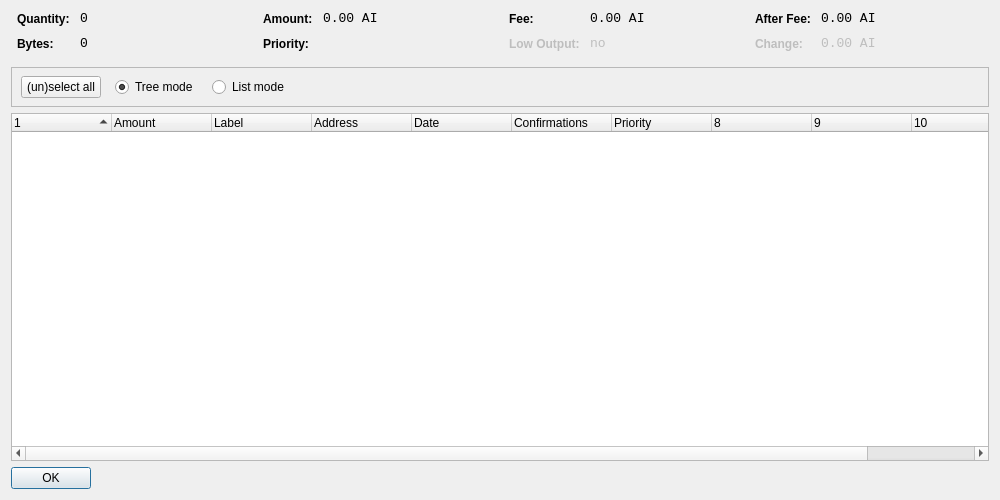
<?xml version="1.0" encoding="UTF-8"?>
<ui version="4.0">
 <class>CoinControlDialog</class>
 <widget class="QDialog" name="CoinControlDialog">
  <property name="geometry">
   <rect>
    <x>0</x>
    <y>0</y>
    <width>1000</width>
    <height>500</height>
   </rect>
  </property>
  <property name="windowTitle">
   <string>Coin Control</string>
  </property>
  <layout class="QVBoxLayout" name="verticalLayout">
   <item>
    <layout class="QHBoxLayout" name="horizontalLayoutTop" stretch="0,0,0,0">
     <property name="topMargin">
      <number>0</number>
     </property>
     <property name="bottomMargin">
      <number>10</number>
     </property>
     <item>
      <layout class="QFormLayout" name="formLayoutCoinControl1">
       <property name="horizontalSpacing">
        <number>10</number>
       </property>
       <property name="verticalSpacing">
        <number>10</number>
       </property>
       <property name="leftMargin">
        <number>6</number>
       </property>
       <property name="rightMargin">
        <number>6</number>
       </property>
       <item row="0" column="0">
        <widget class="QLabel" name="labelCoinControlQuantityText">
         <property name="styleSheet">
          <string notr="true">font-weight:bold;</string>
         </property>
         <property name="text">
          <string>Quantity:</string>
         </property>
        </widget>
       </item>
       <item row="0" column="1">
        <widget class="QLabel" name="labelCoinControlQuantity">
         <property name="font">
          <font>
           <family>Monospace</family>
           <pointsize>10</pointsize>
          </font>
         </property>
         <property name="cursor">
          <cursorShape>IBeamCursor</cursorShape>
         </property>
         <property name="contextMenuPolicy">
          <enum>Qt::ActionsContextMenu</enum>
         </property>
         <property name="text">
          <string notr="true">0</string>
         </property>
         <property name="textInteractionFlags">
          <set>Qt::LinksAccessibleByMouse|Qt::TextSelectableByKeyboard|Qt::TextSelectableByMouse</set>
         </property>
        </widget>
       </item>
       <item row="1" column="0">
        <widget class="QLabel" name="labelCoinControlBytesText">
         <property name="styleSheet">
          <string notr="true">font-weight:bold;</string>
         </property>
         <property name="text">
          <string>Bytes:</string>
         </property>
        </widget>
       </item>
       <item row="1" column="1">
        <widget class="QLabel" name="labelCoinControlBytes">
         <property name="font">
          <font>
           <family>Monospace</family>
           <pointsize>10</pointsize>
          </font>
         </property>
         <property name="cursor">
          <cursorShape>IBeamCursor</cursorShape>
         </property>
         <property name="contextMenuPolicy">
          <enum>Qt::ActionsContextMenu</enum>
         </property>
         <property name="text">
          <string notr="true">0</string>
         </property>
         <property name="textInteractionFlags">
          <set>Qt::LinksAccessibleByMouse|Qt::TextSelectableByKeyboard|Qt::TextSelectableByMouse</set>
         </property>
        </widget>
       </item>
      </layout>
     </item>
     <item>
      <layout class="QFormLayout" name="formLayoutCoinControl2">
       <property name="horizontalSpacing">
        <number>10</number>
       </property>
       <property name="verticalSpacing">
        <number>10</number>
       </property>
       <property name="leftMargin">
        <number>6</number>
       </property>
       <property name="rightMargin">
        <number>6</number>
       </property>
       <item row="0" column="0">
        <widget class="QLabel" name="labelCoinControlAmountText">
         <property name="styleSheet">
          <string notr="true">font-weight:bold;</string>
         </property>
         <property name="text">
          <string>Amount:</string>
         </property>
        </widget>
       </item>
       <item row="0" column="1">
        <widget class="QLabel" name="labelCoinControlAmount">
         <property name="font">
          <font>
           <family>Monospace</family>
           <pointsize>10</pointsize>
          </font>
         </property>
         <property name="cursor">
          <cursorShape>IBeamCursor</cursorShape>
         </property>
         <property name="contextMenuPolicy">
          <enum>Qt::ActionsContextMenu</enum>
         </property>
         <property name="text">
          <string notr="true">0.00 AI</string>
         </property>
         <property name="textInteractionFlags">
          <set>Qt::LinksAccessibleByMouse|Qt::TextSelectableByKeyboard|Qt::TextSelectableByMouse</set>
         </property>
        </widget>
       </item>
       <item row="1" column="0">
        <widget class="QLabel" name="labelCoinControlPriorityText">
         <property name="styleSheet">
          <string notr="true">font-weight:bold;</string>
         </property>
         <property name="text">
          <string>Priority:</string>
         </property>
        </widget>
       </item>
       <item row="1" column="1">
        <widget class="QLabel" name="labelCoinControlPriority">
         <property name="font">
          <font>
           <family>Monospace</family>
           <pointsize>10</pointsize>
          </font>
         </property>
         <property name="cursor">
          <cursorShape>IBeamCursor</cursorShape>
         </property>
         <property name="contextMenuPolicy">
          <enum>Qt::ActionsContextMenu</enum>
         </property>
         <property name="text">
          <string/>
         </property>
         <property name="textInteractionFlags">
          <set>Qt::LinksAccessibleByMouse|Qt::TextSelectableByKeyboard|Qt::TextSelectableByMouse</set>
         </property>
        </widget>
       </item>
      </layout>
     </item>
     <item>
      <layout class="QFormLayout" name="formLayoutCoinControl3">
       <property name="horizontalSpacing">
        <number>10</number>
       </property>
       <property name="verticalSpacing">
        <number>10</number>
       </property>
       <property name="leftMargin">
        <number>6</number>
       </property>
       <property name="rightMargin">
        <number>6</number>
       </property>
       <item row="0" column="0">
        <widget class="QLabel" name="labelCoinControlFeeText">
         <property name="styleSheet">
          <string notr="true">font-weight:bold;</string>
         </property>
         <property name="text">
          <string>Fee:</string>
         </property>
        </widget>
       </item>
       <item row="0" column="1">
        <widget class="QLabel" name="labelCoinControlFee">
         <property name="font">
          <font>
           <family>Monospace</family>
           <pointsize>10</pointsize>
          </font>
         </property>
         <property name="cursor">
          <cursorShape>IBeamCursor</cursorShape>
         </property>
         <property name="contextMenuPolicy">
          <enum>Qt::ActionsContextMenu</enum>
         </property>
         <property name="text">
          <string notr="true">0.00 AI</string>
         </property>
         <property name="textInteractionFlags">
          <set>Qt::LinksAccessibleByMouse|Qt::TextSelectableByKeyboard|Qt::TextSelectableByMouse</set>
         </property>
        </widget>
       </item>
       <item row="1" column="0">
        <widget class="QLabel" name="labelCoinControlLowOutputText">
         <property name="enabled">
          <bool>false</bool>
         </property>
         <property name="styleSheet">
          <string notr="true">font-weight:bold;</string>
         </property>
         <property name="text">
          <string>Low Output:</string>
         </property>
        </widget>
       </item>
       <item row="1" column="1">
        <widget class="QLabel" name="labelCoinControlLowOutput">
         <property name="enabled">
          <bool>false</bool>
         </property>
         <property name="font">
          <font>
           <family>Monospace</family>
           <pointsize>10</pointsize>
          </font>
         </property>
         <property name="cursor">
          <cursorShape>IBeamCursor</cursorShape>
         </property>
         <property name="contextMenuPolicy">
          <enum>Qt::ActionsContextMenu</enum>
         </property>
         <property name="text">
          <string notr="true">no</string>
         </property>
         <property name="textInteractionFlags">
          <set>Qt::LinksAccessibleByMouse|Qt::TextSelectableByKeyboard|Qt::TextSelectableByMouse</set>
         </property>
        </widget>
       </item>
      </layout>
     </item>
     <item>
      <layout class="QFormLayout" name="formLayoutCoinControl4">
       <property name="horizontalSpacing">
        <number>10</number>
       </property>
       <property name="verticalSpacing">
        <number>10</number>
       </property>
       <property name="leftMargin">
        <number>6</number>
       </property>
       <property name="rightMargin">
        <number>6</number>
       </property>
       <item row="0" column="0">
        <widget class="QLabel" name="labelCoinControlAfterFeeText">
         <property name="styleSheet">
          <string notr="true">font-weight:bold;</string>
         </property>
         <property name="text">
          <string>After Fee:</string>
         </property>
        </widget>
       </item>
       <item row="0" column="1">
        <widget class="QLabel" name="labelCoinControlAfterFee">
         <property name="font">
          <font>
           <family>Monospace</family>
           <pointsize>10</pointsize>
          </font>
         </property>
         <property name="cursor">
          <cursorShape>IBeamCursor</cursorShape>
         </property>
         <property name="contextMenuPolicy">
          <enum>Qt::ActionsContextMenu</enum>
         </property>
         <property name="text">
          <string notr="true">0.00 AI</string>
         </property>
         <property name="textInteractionFlags">
          <set>Qt::LinksAccessibleByMouse|Qt::TextSelectableByKeyboard|Qt::TextSelectableByMouse</set>
         </property>
        </widget>
       </item>
       <item row="1" column="0">
        <widget class="QLabel" name="labelCoinControlChangeText">
         <property name="enabled">
          <bool>false</bool>
         </property>
         <property name="styleSheet">
          <string notr="true">font-weight:bold;</string>
         </property>
         <property name="text">
          <string>Change:</string>
         </property>
        </widget>
       </item>
       <item row="1" column="1">
        <widget class="QLabel" name="labelCoinControlChange">
         <property name="enabled">
          <bool>false</bool>
         </property>
         <property name="font">
          <font>
           <family>Monospace</family>
           <pointsize>10</pointsize>
          </font>
         </property>
         <property name="cursor">
          <cursorShape>IBeamCursor</cursorShape>
         </property>
         <property name="contextMenuPolicy">
          <enum>Qt::ActionsContextMenu</enum>
         </property>
         <property name="text">
          <string notr="true">0.00 AI</string>
         </property>
         <property name="textInteractionFlags">
          <set>Qt::LinksAccessibleByMouse|Qt::TextSelectableByKeyboard|Qt::TextSelectableByMouse</set>
         </property>
        </widget>
       </item>
      </layout>
     </item>
    </layout>
   </item>
   <item>
    <widget class="QFrame" name="frame">
     <property name="minimumSize">
      <size>
       <width>0</width>
       <height>40</height>
      </size>
     </property>
     <property name="frameShape">
      <enum>QFrame::StyledPanel</enum>
     </property>
     <property name="frameShadow">
      <enum>QFrame::Sunken</enum>
     </property>
     <widget class="QWidget" name="horizontalLayoutWidget">
      <property name="geometry">
       <rect>
        <x>10</x>
        <y>0</y>
        <width>781</width>
        <height>41</height>
       </rect>
      </property>
      <layout class="QHBoxLayout" name="horizontalLayoutPanel" stretch="0,0,0,0">
       <property name="spacing">
        <number>14</number>
       </property>
       <item>
        <widget class="QPushButton" name="pushButtonSelectAll">
         <property name="sizePolicy">
          <sizepolicy hsizetype="Maximum" vsizetype="Fixed">
           <horstretch>0</horstretch>
           <verstretch>0</verstretch>
          </sizepolicy>
         </property>
         <property name="text">
          <string>(un)select all</string>
         </property>
        </widget>
       </item>
       <item>
        <widget class="QRadioButton" name="radioTreeMode">
         <property name="sizePolicy">
          <sizepolicy hsizetype="Maximum" vsizetype="Fixed">
           <horstretch>0</horstretch>
           <verstretch>0</verstretch>
          </sizepolicy>
         </property>
         <property name="text">
          <string>Tree mode</string>
         </property>
         <property name="checked">
          <bool>true</bool>
         </property>
        </widget>
       </item>
       <item>
        <widget class="QRadioButton" name="radioListMode">
         <property name="sizePolicy">
          <sizepolicy hsizetype="Maximum" vsizetype="Fixed">
           <horstretch>0</horstretch>
           <verstretch>0</verstretch>
          </sizepolicy>
         </property>
         <property name="text">
          <string>List mode</string>
         </property>
        </widget>
       </item>
       <item>
        <spacer name="horizontalSpacer">
         <property name="orientation">
          <enum>Qt::Horizontal</enum>
         </property>
         <property name="sizeHint" stdset="0">
          <size>
           <width>40</width>
           <height>20</height>
          </size>
         </property>
        </spacer>
       </item>
      </layout>
     </widget>
    </widget>
   </item>
   <item>
    <widget class="CoinControlTreeWidget" name="treeWidget">
     <property name="contextMenuPolicy">
      <enum>Qt::CustomContextMenu</enum>
     </property>
     <property name="sortingEnabled">
      <bool>false</bool>
     </property>
     <property name="columnCount">
      <number>11</number>
     </property>
     <attribute name="headerShowSortIndicator" stdset="0">
      <bool>true</bool>
     </attribute>
     <attribute name="headerStretchLastSection">
      <bool>false</bool>
     </attribute>
     <column>
      <property name="text">
       <string/>
      </property>
     </column>
     <column>
      <property name="text">
       <string>Amount</string>
      </property>
     </column>
     <column>
      <property name="text">
       <string>Label</string>
      </property>
     </column>
     <column>
      <property name="text">
       <string>Address</string>
      </property>
     </column>
     <column>
      <property name="text">
       <string>Date</string>
      </property>
     </column>
     <column>
      <property name="text">
       <string>Confirmations</string>
      </property>
      <property name="toolTip">
       <string>Confirmed</string>
      </property>
     </column>
     <column>
      <property name="text">
       <string>Priority</string>
      </property>
     </column>
     <column>
      <property name="text">
       <string/>
      </property>
     </column>
     <column>
      <property name="text">
       <string/>
      </property>
     </column>
     <column>
      <property name="text">
       <string/>
      </property>
     </column>
     <column>
      <property name="text">
       <string/>
      </property>
     </column>
    </widget>
   </item>
   <item>
    <widget class="QDialogButtonBox" name="buttonBox">
     <property name="sizePolicy">
      <sizepolicy hsizetype="Maximum" vsizetype="Fixed">
       <horstretch>0</horstretch>
       <verstretch>0</verstretch>
      </sizepolicy>
     </property>
     <property name="orientation">
      <enum>Qt::Horizontal</enum>
     </property>
     <property name="standardButtons">
      <set>QDialogButtonBox::Ok</set>
     </property>
    </widget>
   </item>
  </layout>
 </widget>
 <customwidgets>
  <customwidget>
   <class>CoinControlTreeWidget</class>
   <extends>QTreeWidget</extends>
   <header>coincontroltreewidget.h</header>
  </customwidget>
 </customwidgets>
 <resources/>
 <connections/>
</ui>
